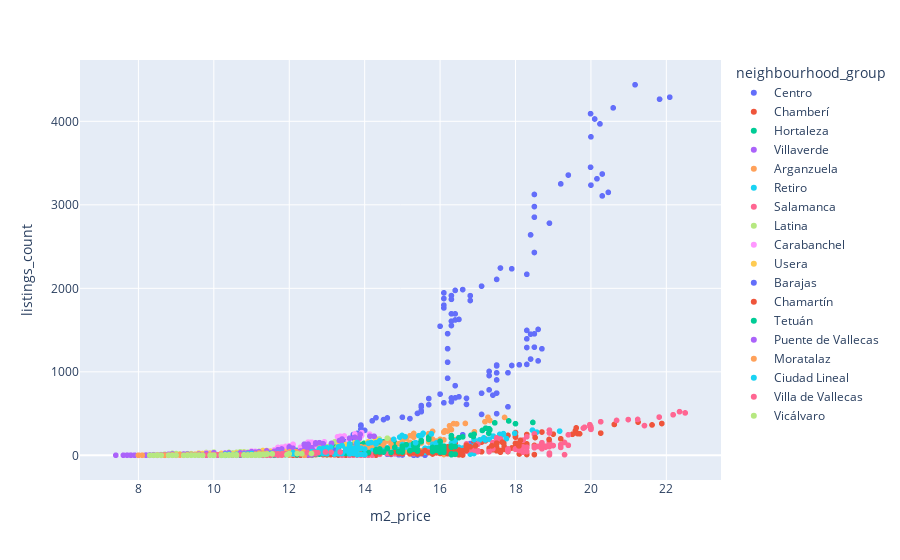

The cell this chart's notebook holds for it:
### Code cell
fig = px.scatter(df, x="m2_price", y = "listings_count", color = "neighbourhood_group")  # x_col, y_col, z_col deben ser numéricas
fig.show()

### Figure 1 — Plotly figure (JSON) as saved in the notebook; plotly's stock layout.template omitted (floating-point values rounded to 4 significant figures; data arrays with more than 128 entries replaced by an {"elided": "..."} marker saying what was removed)
{"data": [{"hovertemplate": "neighbourhood_group=Centro<br>m2_price=%{x}<br>listings_count=%{y}<extra></extra>", "legendgroup": "Centro", "marker": {"color": "#636efa", "symbol": "circle"}, "mode": "markers", "name": "Centro", "showlegend": true, "type": "scattergl", "x": {"elided": "155 float values"}, "xaxis": "x", "y": {"elided": "155 int values"}, "yaxis": "y"}, {"hovertemplate": "neighbourhood_group=Chamberí<br>m2_price=%{x}<br>listings_count=%{y}<extra></extra>", "legendgroup": "Chamberí", "marker": {"color": "#EF553B", "symbol": "circle"}, "mode": "markers", "name": "Chamberí", "showlegend": true, "type": "scattergl", "x": {"elided": "137 float values"}, "xaxis": "x", "y": {"elided": "137 int values"}, "yaxis": "y"}, {"hovertemplate": "neighbourhood_group=Hortaleza<br>m2_price=%{x}<br>listings_count=%{y}<extra></extra>", "legendgroup": "Hortaleza", "marker": {"color": "#00cc96", "symbol": "circle"}, "mode": "markers", "name": "Hortaleza", "showlegend": true, "type": "scattergl", "x": {"elided": "138 float values"}, "xaxis": "x", "y": {"elided": "138 int values"}, "yaxis": "y"}, {"hovertemplate": "neighbourhood_group=Villaverde<br>m2_price=%{x}<br>listings_count=%{y}<extra></extra>", "legendgroup": "Villaverde", "marker": {"color": "#ab63fa", "symbol": "circle"}, "mode": "markers", "name": "Villaverde", "showlegend": true, "type": "scattergl", "x": [9, 8.9, 8.8, 8.6, 8.8, 8.8, 8.7, 8.7, 8.6, 8.5, 8.5, 8.5, 8.2, 8, 7.4, 7.6, 7.8, 7.7, 7.8, 7.7, 8, 8, 7.9, 7.8, 7.8, 7.9, 8.2, 8.3, 8.2, 8.5, 8.5, 8.5, 8.5, 8.5, 8.5, 8.5, 8.4, 8.5, 8.8, 8.9, 9, 9.2, 9.2, 9.4, 9.4, 9.4, 9.6, 9.8, 10, 10, 10, 9.9, 10, 10.3, 12, 11.6, 11.6, 11.1, 11, 10.7, 10.7, 10.8, 10.9, 11.1, 11.6, 11.5, 10.7, 10.8, 10.9, 11.1, 11.5, 11.1, 10.8, 10.8, 10.8, 10.6, 10.5, 10.3, 10.3, 10.5, 10.5, 10.4, 10.5, 10.6, 10.6, 10.9, 10.9, 10.9, 10.9, 10.8, 10.8, 11, 11.1, 11.2, 11.2, 11.4, 11.7, 11.8, 11.9, 12, 11.75, 11.88, 11.87, 12, 12.31, 12.34, 12.36, 12.5, 12.69, 12.79, 12.83, 12.93], "xaxis": "x", "y": [1, 1, 1, 1, 1, 1, 1, 1, 1, 1, 1, 1, 1, 1, 1, 1, 1, 1, 1, 2, 1, 1, 1, 2, 1, 1, 2, 5, 3, 2, 4, 5, 4, 7, 5, 5, 6, 4, 4, 5, 7, 12, 9, 9, 7, 6, 6, 7, 9, 6, 4, 8, 10, 8, 8, 5, 9, 11, 9, 13, 14, 16, 13, 13, 13, 12, 14, 14, 8, 1, 1, 1, 2, 1, 2, 2, 5, 6, 4, 2, 1, 6, 8, 7, 15, 17, 18, 24, 21, 16, 20, 21, 24, 28, 30, 24, 28, 42, 36, 29, 35, 35, 37, 45, 47, 58, 71, 43, 59, 77, 56, 64], "yaxis": "y"}, {"hovertemplate": "neighbourhood_group=Arganzuela<br>m2_price=%{x}<br>listings_count=%{y}<extra></extra>", "legendgroup": "Arganzuela", "marker": {"color": "#FFA15A", "symbol": "circle"}, "mode": "markers", "name": "Arganzuela", "showlegend": true, "type": "scattergl", "x": {"elided": "134 float values"}, "xaxis": "x", "y": {"elided": "134 int values"}, "yaxis": "y"}, {"hovertemplate": "neighbourhood_group=Retiro<br>m2_price=%{x}<br>listings_count=%{y}<extra></extra>", "legendgroup": "Retiro", "marker": {"color": "#19d3f3", "symbol": "circle"}, "mode": "markers", "name": "Retiro", "showlegend": true, "type": "scattergl", "x": {"elided": "139 float values"}, "xaxis": "x", "y": {"elided": "139 int values"}, "yaxis": "y"}, {"hovertemplate": "neighbourhood_group=Salamanca<br>m2_price=%{x}<br>listings_count=%{y}<extra></extra>", "legendgroup": "Salamanca", "marker": {"color": "#FF6692", "symbol": "circle"}, "mode": "markers", "name": "Salamanca", "showlegend": true, "type": "scattergl", "x": {"elided": "136 float values"}, "xaxis": "x", "y": {"elided": "136 int values"}, "yaxis": "y"}, {"hovertemplate": "neighbourhood_group=Latina<br>m2_price=%{x}<br>listings_count=%{y}<extra></extra>", "legendgroup": "Latina", "marker": {"color": "#B6E880", "symbol": "circle"}, "mode": "markers", "name": "Latina", "showlegend": true, "type": "scattergl", "x": {"elided": "131 float values"}, "xaxis": "x", "y": {"elided": "131 int values"}, "yaxis": "y"}, {"hovertemplate": "neighbourhood_group=Carabanchel<br>m2_price=%{x}<br>listings_count=%{y}<extra></extra>", "legendgroup": "Carabanchel", "marker": {"color": "#FF97FF", "symbol": "circle"}, "mode": "markers", "name": "Carabanchel", "showlegend": true, "type": "scattergl", "x": [9.3, 9.2, 9.2, 9.2, 8.5, 8.4, 8.4, 8.3, 8.3, 8.3, 8.4, 8.3, 8.4, 8.5, 8.5, 8.5, 8.5, 8.6, 8.6, 8.7, 8.7, 8.8, 8.8, 8.8, 8.8, 8.9, 8.9, 8.9, 9, 9.1, 9.1, 9.2, 9.2, 9.2, 9.3, 9.4, 9.6, 9.7, 9.7, 9.8, 9.9, 9.8, 9.8, 10, 10, 10, 10, 10.3, 10.6, 10.8, 10.9, 11, 11.1, 11, 11.1, 11.1, 10.9, 11.2, 11.3, 11.5, 11.6, 11.9, 11.9, 12, 11.9, 11.9, 12, 12, 12.3, 12.5, 12.5, 12.6, 12.7, 12, 12.3, 12.5, 12.5, 12.6, 12.7, 12.5, 12.2, 12.1, 12, 11.7, 11.6, 11.4, 11.4, 11.4, 11.5, 11.4, 11.4, 11.4, 11.5, 11.6, 11.7, 11.7, 11.7, 11.7, 11.7, 11.8, 11.9, 12, 12.1, 12.1, 12.3, 12.5, 12.5, 12.7, 12.7, 12.6, 12.57, 12.93, 13.32, 13.28, 13.35, 13.46, 13.57, 13.74, 13.92, 13.92, 14.13], "xaxis": "x", "y": [1, 1, 1, 1, 1, 1, 1, 1, 2, 1, 2, 1, 2, 2, 3, 3, 3, 5, 5, 4, 3, 8, 11, 7, 11, 5, 6, 9, 7, 12, 9, 9, 6, 14, 12, 13, 14, 17, 15, 16, 23, 25, 30, 25, 12, 28, 31, 29, 26, 34, 29, 27, 45, 51, 43, 47, 29, 39, 38, 37, 41, 42, 46, 54, 54, 52, 75, 57, 41, 70, 67, 63, 76, 68, 66, 43, 7, 5, 9, 18, 16, 23, 18, 16, 22, 23, 23, 28, 37, 34, 35, 55, 51, 65, 69, 79, 92, 88, 94, 98, 106, 114, 126, 132, 97, 141, 158, 151, 143, 156, 155, 162, 190, 222, 229, 232, 172, 257, 272, 238, 254], "yaxis": "y"}, {"hovertemplate": "neighbourhood_group=Usera<br>m2_price=%{x}<br>listings_count=%{y}<extra></extra>", "legendgroup": "Usera", "marker": {"color": "#FECB52", "symbol": "circle"}, "mode": "markers", "name": "Usera", "showlegend": true, "type": "scattergl", "x": [8.6, 8.7, 8.5, 8.3, 8.3, 8.3, 8.2, 8.3, 8.3, 8.4, 8.3, 8.2, 8.3, 8.5, 8.7, 8.9, 9, 9.1, 9.1, 9, 9.1, 9.1, 9.1, 8.9, 8.9, 9, 9.1, 9, 9.2, 9.2, 9.4, 9.8, 9.7, 9.8, 9.7, 9.8, 9.7, 9.6, 9.9, 10, 10.2, 10.3, 10.5, 10.6, 10.7, 10.7, 10.7, 10.8, 10.7, 10.7, 11, 11.3, 11.2, 11.8, 11.9, 11.9, 12, 12, 11.9, 11.9, 12.1, 12.3, 12.4, 12.5, 12.5, 11.9, 12.1, 12.3, 12.4, 12.5, 12.5, 12.1, 11.9, 11.9, 11.7, 11.5, 11.4, 11.2, 11.1, 11, 11.2, 10.9, 10.9, 11.2, 11.5, 11.5, 11.5, 11.3, 11.3, 11.3, 11.3, 11.4, 11.8, 12.5, 12.8, 12.8, 13.1, 12.9, 12.9, 12.8, 12.9, 13.08, 13.51, 13.45, 13.32, 13.49, 13.33, 13.32, 13.27, 13.75, 13.83, 14.09, 14.29], "xaxis": "x", "y": [1, 1, 1, 1, 1, 1, 1, 1, 1, 1, 1, 1, 1, 1, 2, 1, 2, 2, 3, 2, 6, 10, 10, 8, 3, 7, 9, 7, 7, 12, 14, 15, 16, 17, 22, 23, 9, 26, 22, 19, 23, 23, 16, 28, 27, 31, 27, 33, 16, 27, 34, 26, 28, 28, 24, 30, 29, 36, 45, 38, 19, 33, 40, 35, 41, 37, 31, 24, 1, 1, 2, 10, 8, 8, 7, 6, 7, 5, 11, 11, 14, 21, 20, 25, 24, 45, 48, 41, 58, 44, 48, 57, 72, 81, 74, 81, 63, 79, 101, 90, 85, 87, 98, 109, 125, 129, 130, 141, 94, 160, 208, 161, 189], "yaxis": "y"}, {"hovertemplate": "neighbourhood_group=Barajas<br>m2_price=%{x}<br>listings_count=%{y}<extra></extra>", "legendgroup": "Barajas", "marker": {"color": "#636efa", "symbol": "circle"}, "mode": "markers", "name": "Barajas", "showlegend": true, "type": "scattergl", "x": [10.3, 10.1, 10.2, 9.8, 9.8, 9.7, 9.7, 9.7, 9.5, 9.5, 9.7, 9.8, 9.8, 9.7, 9.3, 9.5, 9.6, 9.7, 9.7, 9.7, 9.4, 9.4, 9.5, 9.7, 9.7, 9.7, 9.9, 9.7, 9.9, 9.7, 9.7, 10, 10.1, 10, 9.9, 10.2, 10.3, 10.1, 10.3, 10.6, 10.9, 11.2, 11, 10.9, 11.1, 11.2, 11, 11, 11.2, 11.3, 11.2, 11.3, 11.5, 11.6, 12, 12.2, 11.8, 11.6, 11.3, 11.2, 11.4, 11.7, 11.9, 11.9, 12.1, 12, 11.8, 11.7, 11.9, 12, 11.8, 11.7, 11.5, 11.7, 11.9, 12, 11.8, 11.7, 11.5, 11.7, 11.9, 11.7, 11.5, 11.6, 11.4, 11.3, 11.4, 11.3, 11.3, 11.5, 11.4, 11.4, 11.3, 11.5, 11.5, 11.4, 11.6, 11.6, 11.6, 11.7, 12.2, 12.4, 12.4, 12.2, 12.2, 12.2, 12.1, 12.2, 12.4, 12.5, 12.48, 12.54, 12.67, 12.65, 12.96, 13.22, 13.13, 13.32, 13.56, 13.7, 14, 14], "xaxis": "x", "y": [2, 2, 2, 3, 2, 1, 2, 2, 2, 3, 2, 2, 2, 2, 2, 3, 1, 3, 5, 3, 4, 5, 4, 5, 5, 4, 6, 4, 6, 6, 6, 3, 4, 4, 5, 6, 6, 6, 9, 7, 8, 8, 8, 9, 9, 6, 8, 8, 8, 11, 12, 11, 12, 11, 12, 11, 12, 11, 12, 13, 14, 14, 15, 16, 16, 15, 14, 17, 18, 15, 15, 23, 26, 27, 25, 25, 20, 2, 12, 10, 10, 7, 13, 13, 8, 11, 16, 13, 15, 14, 18, 21, 19, 17, 22, 25, 26, 25, 22, 32, 25, 27, 32, 32, 31, 28, 38, 41, 43, 40, 41, 41, 43, 49, 54, 60, 59, 46, 61, 66, 59, 65], "yaxis": "y"}, {"hovertemplate": "neighbourhood_group=Chamartín<br>m2_price=%{x}<br>listings_count=%{y}<extra></extra>", "legendgroup": "Chamartín", "marker": {"color": "#EF553B", "symbol": "circle"}, "mode": "markers", "name": "Chamartín", "showlegend": true, "type": "scattergl", "x": [12.5, 12.2, 12.1, 12.1, 12.3, 12.3, 12.3, 12.3, 12.3, 12.4, 12.3, 12.4, 12.5, 12.6, 12.5, 12.5, 12.5, 12.5, 12.6, 12.6, 12.6, 12.6, 12.7, 12.7, 12.9, 13, 13, 13, 13.1, 13.2, 13.4, 13.6, 13.7, 13.7, 13.7, 13.8, 13.8, 13.8, 13.9, 14.1, 14.3, 14.4, 14.7, 14.8, 14.9, 14.9, 15, 15.2, 15.4, 15.5, 15.3, 15.4, 15.7, 15.8, 15.8, 15.8, 15.8, 15.9, 15.9, 16.1, 16.1, 16, 16.4, 16.5, 16.5, 16.4, 16.3, 16.3, 16, 16.2, 16.4, 16.5, 16.6, 16.4, 16, 16.2, 16.4, 16.5, 16.6, 16.4, 16.4, 16.2, 16, 16, 15.8, 15.5, 15.4, 15.4, 15.2, 15, 15, 15, 15, 15, 15.3, 15.4, 15.4, 15.3, 15.3, 15.6, 16, 16.1, 16.2, 16.2, 16.2, 16.7, 16.7, 16.7, 16.7, 16.8, 16.94, 17.37, 17.49, 17.5, 17.69, 17.5, 17.65, 18.09, 18.13, 18.52, 18.89, 19.2], "xaxis": "x", "y": [1, 1, 2, 1, 3, 5, 4, 4, 4, 7, 4, 5, 3, 6, 3, 5, 8, 8, 7, 11, 6, 12, 13, 12, 8, 12, 12, 9, 13, 17, 21, 21, 15, 16, 14, 15, 16, 15, 19, 22, 22, 30, 32, 41, 38, 23, 31, 36, 31, 35, 30, 32, 33, 45, 41, 40, 49, 29, 46, 54, 53, 40, 47, 41, 47, 54, 58, 72, 52, 35, 57, 64, 56, 68, 58, 49, 49, 6, 4, 12, 24, 19, 23, 23, 16, 20, 19, 16, 17, 22, 26, 33, 35, 38, 48, 66, 61, 61, 49, 58, 77, 80, 85, 89, 102, 60, 101, 110, 121, 102, 114, 113, 128, 136, 143, 146, 157, 113, 179, 213, 190, 198], "yaxis": "y"}, {"hovertemplate": "neighbourhood_group=Tetuán<br>m2_price=%{x}<br>listings_count=%{y}<extra></extra>", "legendgroup": "Tetuán", "marker": {"color": "#00cc96", "symbol": "circle"}, "mode": "markers", "name": "Tetuán", "showlegend": true, "type": "scattergl", "x": {"elided": "129 float values"}, "xaxis": "x", "y": {"elided": "129 int values"}, "yaxis": "y"}, {"hovertemplate": "neighbourhood_group=Puente de Vallecas<br>m2_price=%{x}<br>listings_count=%{y}<extra></extra>", "legendgroup": "Puente de Vallecas", "marker": {"color": "#ab63fa", "symbol": "circle"}, "mode": "markers", "name": "Puente de Vallecas", "showlegend": true, "type": "scattergl", "x": [8.8, 8.4, 8.4, 8.3, 8.3, 8.3, 8.2, 8.3, 8.3, 8.3, 8.3, 8.3, 8.2, 8.3, 8.4, 8.5, 8.6, 8.6, 8.4, 8.6, 8.7, 8.8, 8.7, 8.6, 8.7, 8.8, 8.9, 9.2, 9.2, 9.2, 9.2, 9.2, 9.3, 9.4, 9.6, 9.6, 9.6, 9.8, 10, 10, 10, 10, 10, 10, 10.3, 10.4, 10.7, 10.8, 10.9, 11.1, 11, 11, 11.2, 11.2, 11.1, 11, 11.2, 11.4, 12.1, 12.2, 12.1, 12.3, 12.5, 12.4, 12.5, 12.6, 12.5, 12.5, 12.6, 12.6, 12.5, 12.6, 12.5, 12.5, 12.6, 12.6, 12.5, 12.5, 12.5, 12.3, 12.3, 12.1, 11.7, 11.8, 11.8, 11.7, 11.6, 11.6, 11.7, 11.7, 11.8, 12.1, 12, 12, 12, 12, 12, 12.5, 12.5, 12.4, 12.4, 12.5, 12.7, 12.8, 12.7, 12.9, 13.12, 13.12, 13.38, 13.33, 13.4, 13.6, 13.74, 13.78, 13.86, 13.88, 14.14, 14.25], "xaxis": "x", "y": [2, 1, 1, 1, 2, 2, 2, 2, 2, 1, 2, 2, 2, 3, 5, 3, 6, 6, 6, 6, 5, 7, 7, 8, 5, 12, 16, 14, 14, 12, 15, 14, 15, 9, 15, 12, 11, 21, 27, 27, 29, 15, 25, 30, 23, 29, 29, 28, 30, 32, 35, 41, 38, 29, 38, 43, 43, 53, 50, 47, 52, 52, 67, 71, 69, 51, 82, 83, 75, 90, 77, 76, 69, 5, 11, 19, 29, 21, 31, 23, 19, 19, 33, 31, 35, 32, 45, 47, 62, 67, 76, 85, 97, 97, 87, 94, 101, 120, 134, 125, 134, 117, 137, 151, 148, 138, 143, 141, 167, 177, 195, 205, 215, 140, 203, 251, 229, 228], "yaxis": "y"}, {"hovertemplate": "neighbourhood_group=Moratalaz<br>m2_price=%{x}<br>listings_count=%{y}<extra></extra>", "legendgroup": "Moratalaz", "marker": {"color": "#FFA15A", "symbol": "circle"}, "mode": "markers", "name": "Moratalaz", "showlegend": true, "type": "scattergl", "x": [8.6, 8.6, 8.1, 8, 8.1, 8.6, 8.6, 8.7, 8.5, 8.5, 8.6, 8.6, 8.6, 8.5, 8.6, 8.7, 8.8, 8.9, 8.9, 8.9, 8.8, 8.8, 8.9, 9.1, 9.3, 9.3, 9.4, 9.1, 9.3, 9.6, 9.6, 9.7, 9.7, 9.9, 10, 10, 10.1, 10.2, 10.3, 10.4, 10.8, 10.9, 10.6, 10.5, 10, 9.5, 9.5, 9.7, 11.2, 11.2, 11.4, 11.3, 11.3, 11.2, 11.2, 11.4, 12.1, 12.4, 12, 11.8, 11.2, 11.4, 12.1, 12.4, 12, 11.8, 11.8, 11.8, 11.5, 11.1, 11.2, 11.1, 10.8, 10.8, 10.9, 10.9, 11, 11.1, 11, 10.8, 10.8, 10.9, 11.1, 11.1, 11.1, 11.2, 11.2, 11.2, 11.4, 11.3, 11.3, 11.7, 12, 11.9, 11.9, 12, 12.09, 12.11, 12.24, 12.12, 12.01, 12.18, 12.38, 12.57, 12.74, 13.06, 13.62, 13.79], "xaxis": "x", "y": [1, 1, 1, 1, 1, 1, 3, 2, 2, 2, 2, 1, 2, 3, 3, 3, 2, 3, 4, 5, 4, 3, 4, 4, 6, 5, 5, 6, 7, 6, 6, 5, 7, 8, 5, 9, 8, 8, 8, 6, 8, 9, 9, 5, 7, 11, 7, 6, 9, 8, 8, 7, 11, 14, 10, 11, 12, 18, 15, 14, 12, 13, 13, 1, 3, 2, 2, 1, 2, 3, 2, 5, 4, 4, 3, 2, 2, 6, 6, 11, 11, 17, 16, 15, 17, 20, 19, 27, 23, 24, 28, 19, 22, 24, 24, 29, 27, 27, 27, 29, 41, 43, 41, 25, 45, 56, 47, 50], "yaxis": "y"}, {"hovertemplate": "neighbourhood_group=Ciudad Lineal<br>m2_price=%{x}<br>listings_count=%{y}<extra></extra>", "legendgroup": "Ciudad Lineal", "marker": {"color": "#19d3f3", "symbol": "circle"}, "mode": "markers", "name": "Ciudad Lineal", "showlegend": true, "type": "scattergl", "x": [10, 10, 10, 10, 10, 10, 10, 10, 10, 10, 10, 10, 10, 10, 10, 10.1, 10.2, 10.4, 10.4, 10.4, 10.4, 10.4, 10.3, 10.3, 10.4, 10.4, 10.4, 10.6, 10.8, 10.9, 11, 11, 10.9, 10.8, 10.9, 11, 11.1, 11.3, 11.5, 11.7, 11.7, 11.8, 11.8, 11.7, 12.1, 12, 12.1, 12.1, 12.5, 12.6, 12.6, 12.7, 12.8, 13.1, 13.3, 13.1, 13.3, 13.3, 13.3, 13.3, 13.3, 13.3, 13.6, 13.6, 13.7, 13.7, 13.7, 13.5, 13.5, 13.7, 13.8, 13.8, 14, 13.9, 13.5, 13.7, 13.8, 13.8, 14, 13.9, 13.7, 13.6, 13.6, 13.4, 13.2, 13, 12.9, 12.7, 12.7, 12.7, 12.7, 12.7, 12.6, 12.8, 12.8, 12.8, 12.9, 13, 13, 13, 13.1, 13.3, 13.4, 13.6, 13.6, 13.7, 13.8, 13.8, 14.1, 14.3, 14.3, 14.17, 14.4, 14.77, 14.93, 14.99, 15.07, 15.35, 15.44, 15.55, 15.52, 15.77], "xaxis": "x", "y": [1, 1, 1, 1, 1, 2, 1, 1, 2, 1, 4, 3, 4, 4, 3, 3, 3, 4, 7, 7, 4, 3, 10, 11, 13, 12, 7, 11, 10, 13, 13, 12, 10, 11, 16, 22, 14, 13, 19, 16, 19, 23, 26, 26, 17, 21, 24, 33, 29, 34, 34, 32, 31, 42, 40, 41, 45, 21, 41, 53, 41, 51, 46, 48, 54, 45, 57, 74, 56, 44, 74, 86, 75, 85, 70, 70, 68, 7, 7, 12, 22, 21, 18, 22, 15, 18, 21, 21, 21, 19, 32, 38, 44, 51, 68, 78, 83, 89, 84, 88, 96, 101, 117, 115, 137, 83, 134, 153, 145, 135, 152, 154, 174, 191, 218, 238, 223, 151, 236, 263, 243, 257], "yaxis": "y"}, {"hovertemplate": "neighbourhood_group=Villa de Vallecas<br>m2_price=%{x}<br>listings_count=%{y}<extra></extra>", "legendgroup": "Villa de Vallecas", "marker": {"color": "#FF6692", "symbol": "circle"}, "mode": "markers", "name": "Villa de Vallecas", "showlegend": true, "type": "scattergl", "x": [9, 8.5, 9, 9, 9.2, 9.2, 9, 9.2, 9.6, 9.8, 9.6, 9.5, 9.6, 9.7, 10, 10, 10.2, 10, 10.2, 10.2, 10.1, 10.4, 10.5, 10.5, 10.4, 10.7, 10.9, 11, 10.9, 10.8, 10.8, 10.9, 11.4, 11.3, 11.4, 11.4, 11.4, 11.3, 11.1, 11.2, 11.5, 11.6, 11.3, 11.4, 11.1, 11.2, 11.5, 11.3, 11.4, 11.7, 11.8, 11.5, 11.7, 11.5, 11.4, 11.2, 11.1, 11.2, 11.2, 11, 11.1, 11.2, 11.1, 11.2, 11.2, 11.2, 11.3, 11.3, 11.2, 11.1, 11.3, 11.6, 11.8, 11.8, 11.7, 11.7, 11.6, 11.7, 11.9, 11.89, 11.82, 12.22, 12.76, 12.65, 12.48, 12.66, 12.69, 12.73, 12.96, 13.11, 13.35], "xaxis": "x", "y": [1, 1, 2, 2, 2, 1, 1, 3, 2, 3, 2, 4, 3, 4, 3, 3, 5, 5, 5, 5, 4, 3, 2, 6, 2, 6, 4, 3, 6, 6, 5, 5, 4, 4, 7, 6, 8, 11, 8, 3, 9, 8, 6, 8, 5, 5, 6, 2, 1, 3, 4, 2, 4, 2, 4, 3, 2, 2, 4, 1, 5, 5, 6, 8, 9, 10, 11, 11, 7, 11, 14, 13, 15, 17, 14, 14, 20, 20, 13, 19, 21, 23, 32, 29, 33, 33, 23, 31, 40, 36, 40], "yaxis": "y"}, {"hovertemplate": "neighbourhood_group=Vicálvaro<br>m2_price=%{x}<br>listings_count=%{y}<extra></extra>", "legendgroup": "Vicálvaro", "marker": {"color": "#B6E880", "symbol": "circle"}, "mode": "markers", "name": "Vicálvaro", "showlegend": true, "type": "scattergl", "x": [8.3, 8.4, 8.4, 8.6, 8.6, 8.6, 8.9, 8.8, 8.5, 9.5, 9.5, 9.3, 9.3, 9, 9.4, 9.4, 9.5, 9.6, 9.5, 9.4, 9.7, 9.4, 9.9, 9.4, 9.2, 9.5, 9.7, 10, 10, 10, 10.3, 10, 10.9, 11.2, 11, 10.8, 10.8, 10.9, 10.9, 10.9, 11.1, 11.1, 11.1, 11.1, 10.9, 10.9, 11.1, 11.1, 10.6, 10.6, 10.6, 10.2, 10.2, 10.2, 10.4, 10.2, 10.3, 10.3, 10.2, 10.2, 10.3, 10.4, 10.4, 10.4, 10.3, 10.5, 10.5, 10.5, 10.5, 10.6, 10.8, 11, 11, 11.1, 11.2, 11.3, 11.3, 11.2, 11.36, 11.25, 11.22, 11.36, 11.37, 11.42, 11.55, 11.94, 12.33, 12, 12.21, 12.59], "xaxis": "x", "y": [1, 1, 1, 1, 1, 1, 1, 1, 1, 2, 1, 2, 1, 2, 2, 1, 2, 2, 1, 2, 1, 1, 1, 2, 1, 2, 1, 1, 1, 2, 1, 1, 1, 1, 2, 4, 3, 3, 3, 3, 3, 3, 4, 4, 3, 3, 3, 1, 3, 3, 1, 1, 3, 1, 2, 2, 4, 4, 4, 3, 3, 3, 3, 5, 5, 5, 4, 6, 5, 5, 5, 5, 8, 8, 10, 11, 11, 12, 9, 7, 11, 11, 12, 16, 17, 9, 19, 19, 21, 22], "yaxis": "y"}], "layout": {"legend": {"title": {"text": "neighbourhood_group"}, "tracegroupgap": 0}, "margin": {"t": 60}, "xaxis": {"anchor": "y", "domain": [0, 1], "title": {"text": "m2_price"}}, "yaxis": {"anchor": "x", "domain": [0, 1], "title": {"text": "listings_count"}}}}
